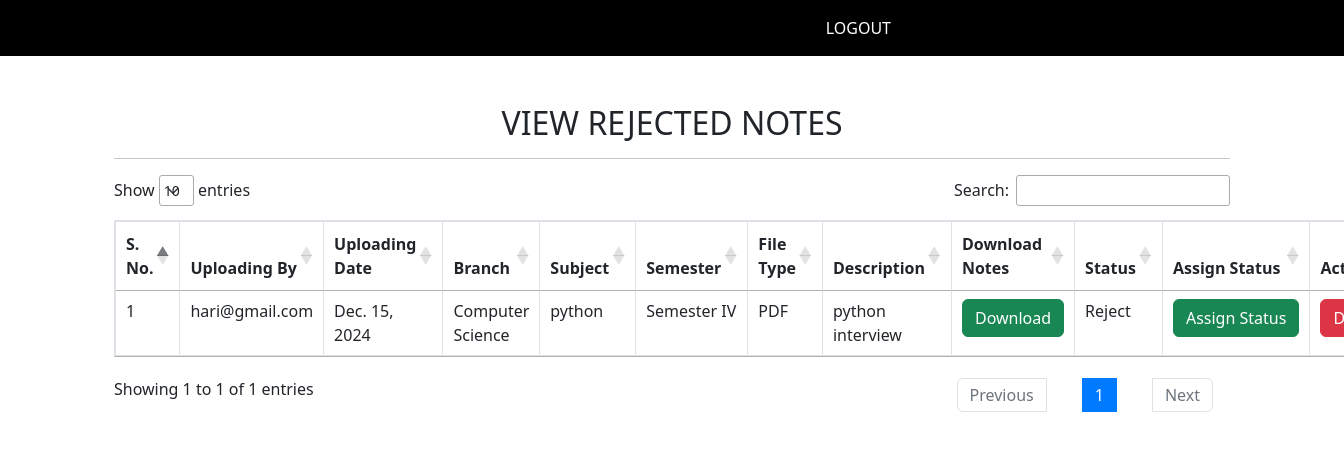
Page /rejected_notes (signed in) on the committed database.
### Notes/models.py (models this page shows, shortened)
class Notes(models.Model):
    user = models.ForeignKey(User, on_delete=models.CASCADE)
    uploadingdate= models.DateField(auto_now_add=True)
    branch = models.CharField(max_length=40)
    subject=models.CharField(max_length=40)
    designation=models.CharField(max_length=40,default="student")
    notesFile= models.FileField(null=True)
    filetype=models.CharField(max_length=40)
    description= models.CharField(max_length=200,null=True)
    status=models.CharField(max_length=40)
    semester=models.CharField(max_length=50,default="unknown")

### Notes/views.py (the view)
# urls.py: path('rejected_notes', rejected_notes, name='rejected_notes'),
def rejected_notes(request):
    if not request.user.is_authenticated:
        return redirect('admin_login')
    notes = Notes.objects.filter(status='Reject')
    d = {'notes': notes}
    return render(request, 'rejected_notes.html', d)

### Notes/templates/rejected_notes.html (shortened to what this page needs)
{% extends 'admin_navigation.html' %}
{% load static %}
{% block body %}
<link rel="stylesheet" href="https://cdn.datatables.net/1.13.6/css/jquery.dataTables.min.css">
<link rel="stylesheet" href="https://cdn.datatables.net/1.13.6/css/dataTables.bootstrap5.min.css">
<link rel="stylesheet" href="https://maxcdn.bootstrapcdn.com/bootstrap/5.3.0/css/bootstrap.min.css">
<div class="container mt-5">
    <h2 class="text-center">VIEW REJECTED NOTES</h2>
    <hr>
    <table class="table table-bordered" id="example">
        <thead>
            <tr>
                <th>S. No.</th>
                <th>Uploading By</th>
                <th>Uploading Date</th>
                <th>Branch</th>
                <th>Subject</th>
                <th>Semester</th>
                <th>File Type</th>
                <th>Description</th>
                <th>Download Notes</th>
                <th>Status</th>
                <th>Assign Status</th>
                <th>Action</th>
            </tr>
        </thead>
        <tbody>
            {% for i in notes %}
            <tr>
                <td>{{ forloop.counter }}</td>
                <td>{{ i.user.username }}</td>
                <td>{{ i.uploadingdate }}</td>
                <td>{{ i.branch }}</td>
                <td>{{ i.subject }}</td>
                <td>{{ i.semester }}</td>
                <td>{{ i.filetype }}</td>
                <td>{{ i.description }}</td>
                <td>
                    <a href="{{ i.notesFile.url }}" class="btn btn-success" download>Download</a>
                </td>
                <td>{{ i.status }}</td>
                <td><a href="{% url 'assign_status' i.id %}" class="btn btn-success">Assign&nbsp;Status</a></td>
                <td>
                    <a href="{% url 'delete_notes' i.id %}" class="btn btn-danger" onclick="return confirm('Are you sure you want to delete this note?')">Delete</a>
                </td>
            </tr>
            {% empty %}
            <tr>
                <td colspan="12" class="text-center">No Rejected notes available</td>
            </tr>
            {% endfor %}
        </tbody>
    </table>
</div>
{% endblock %}

### rows in the picture
Notes: user.username "hari@gmail.com", uploadingdate "Dec. 15, 2024", branch "Computer Science", subject "python", semester "Semester IV", filetype "PDF", description "python interview", status "Reject"
